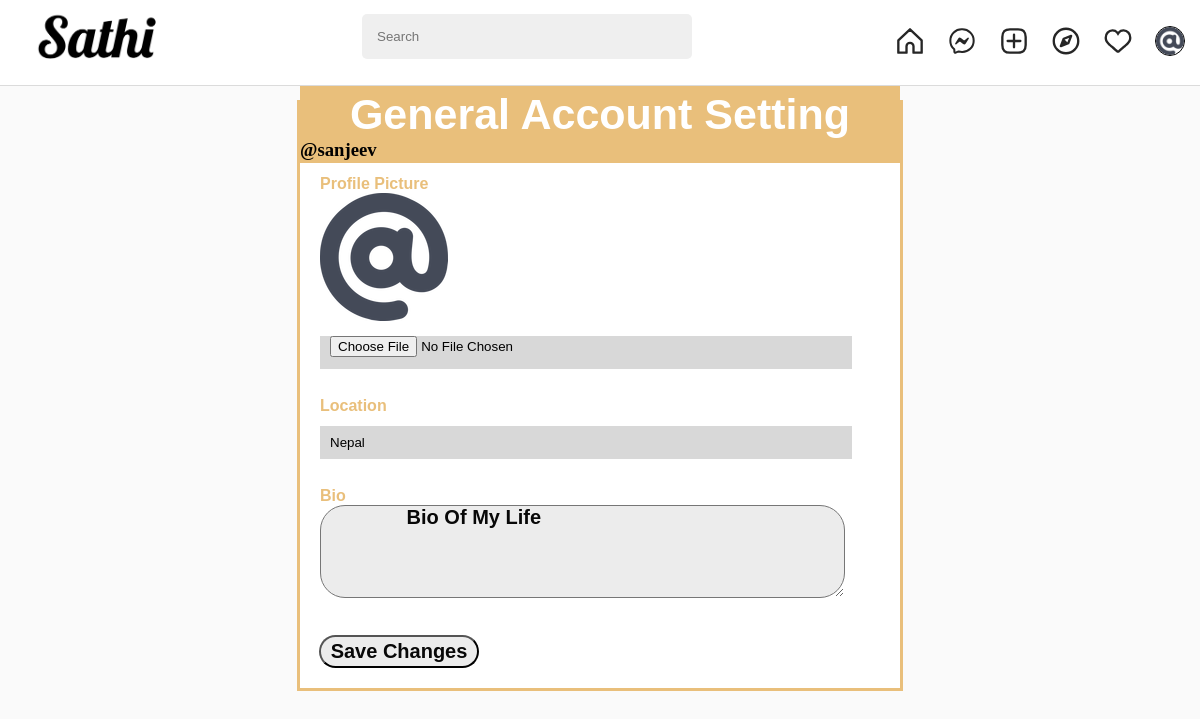
The app's page /settings (signed in) with its own data.
### userprofile/models.py (models this page shows, shortened)
class Profile(models.Model):
    user = models.ForeignKey(User, on_delete=models.CASCADE)
    id_user = models.IntegerField()
    bio = models.TextField(blank=True)
    profile_pics = models.ImageField(upload_to="profile_images",
                                     default="blank-profile-photo.jpeg")
    location = models.CharField(max_length=100, blank=True)

### userprofile/views.py (the view, shortened to what this page needs)
# urls.py: path('settings', views.settings, name="account_setting"),
@login_required(login_url="login")
def settings(request):
    template_file = os.path.join("user", "general_setting.html")
    try:
        user_profile = Profile.objects.get(user=request.user)
    except Profile.DoesNotExist:
        redirect('/')
    context = {"user_profile": user_profile}
    return render(request, template_file, context)

### templates/user/general_setting.html (shortened to what this page needs)
{% extends 'posts/base.html' %}
{% block link %} {% load static %}
<link rel="stylesheet" href="{% static 'styles/userprofile//settings.css' %}" />
{% endblock link %}
{% block user_container %}
<div class="profile__section">
  <div class="head">
    <div class="container">
      <div class="title">
        <h1>General Account Setting</h1>
        <h3>@{{user.username}}</h3>
      </div>
    </div>
  </div>
  <div class="content">
    <div class="container">
      <form method="post" action="/settings" enctype="multipart/form-data">
        <div class="first">
          <label for="first">Profile Picture</label>
          <img src="{{user_profile.profile_pics.url}}" alt="profile picture" class="profile-image"/>
          <input type="file"
           name="profile_pic"
           id="first"
           accept="image/*"
            />
        </div>
        <div class="pass">
          <label for="pass">Location</label>
          <input
            type="text"
            value="{{user_profile.location}}"
            placeholder="Your Location"
            name="location"
          />
        </div>
        <div class="cpass">
          <label for="Cpass">Bio</label>
          <textarea name="bio" id="Cpass"
          placeholder="Write about yourself"
          style="width: 85%;height: 91px;padding-left: 30px;text-align: inherit;">
          {{user_profile.bio}}
        </textarea>
        </div>
        <div class="submit">
          <input type="submit" value="Save changes" />
        </div>
      </form>
    </div>
  </div>
</div>
{% endblock user_container %}

### templates/posts/base.html (shortened to what this page needs)
<!DOCTYPE html>
<html lang="en">
<head>
    {% load static %}
    <link rel="stylesheet" href="{% static 'styles/userprofile/user_view.css' %}">
    {% block link %}{% endblock link %}
</head>
<body>
    <div class="profile">
        <div class="profile__header">
          <div class="header-container">
            <div class="profile__logo">
              <a href="/"><img src="{% static 'images/brand-icon.png' %}" alt="Sathi logo"></a>
            </div>
            <div class="profile__searchBar">
              <form id="searchForm" action="/search" method="GET">
                <input type="text" class="form-control" placeholder="Search" name="q">
              </form>
            </div>
            <div class="profile__settings">
              <a href="/home"><button>
              </button></a>
              <button>
              </button>
              <a href="/upload"><button>
              </button></a>
              <a href="/explore"><button>
              </button></a>
              <a href="/notifications"><button>
              </button></a>
              <a href="/profile"><button>
                <img src="{{user_profile.profile_pics.url}}" alt="User image">
              </button></a>
            </div>
          </div>
        </div>
        {% block user_container %}
      {% endblock user_container %}
      </div>
</body>
</html>

### static/styles/userprofile/user_view.css (style rules this page uses)
* { margin: 0; padding: 0; }
body { background-color: #fafafa; }
.profile { margin-top: 100px; margin-bottom: 25px; }
.profile__header { background-color: white; border-bottom: 1px solid #dbdbdb; padding: 10px 20px; position: fixed; width: 98%; top: 0; }
.header-container { display: flex; justify-content: space-between; align-items: center; }
.profile__logo { object-fit: contain; }
.profile__logo img { width: 150px; }
.profile__searchBar input[type=text] { width: 300px; background-color: #efefef; border-radius: 5px; border: none; padding: 15px; }
.profile__settings { display: flex; }
.profile__settings button { width: 52px; height: 52px; background-color: transparent; border: none; }
.profile__settings button svg { width: 28px; height: 28px; }
.profile__settings img { width: 28px; object-fit: contain; border: 1px solid black; border-radius: 100%; }

### static/styles/userprofile/settings.css (style rules this page uses)
.container { width:600px; margin:34px auto -34px; border: 3px solid #E9BF7B ; }
.head .title h1 { text-align: center; font-weight: bold; font-size: 43px; text-transform: capitalize; font-family: Arial, Helvetica, sans-serif; padding:16px 0 0 0; color:white; }
.head .title { background-color: #E9BF7B; height:83px; margin: -29px 0 0 0; }
.first,.last,.email,.pass,.cpass { margin:12px 0 13px 20px; padding:12px 0 0 0; }
.first label, .last label, .email label, .pass label, .cpass label { text-transform: capitalize; font-weight:bold; font-family: Arial, Helvetica, sans-serif; color:#E9BF7B; }
.first input, .last input, .email input, .pass input, .cpass input { width:90%; height:33px; margin: 11px 0 3px 0; text-transform: capitalize; padding: 0 0 0 10px; background-color: #D8D8D8; border: none; }
.submit { margin:0 0 0 19px; }
.submit input[type="submit"], textarea { background-color:#ececec; color:rgb(8, 8, 8); font-weight: bold; margin:0 0 20px 0; font-family: Arial, Helvetica, sans-serif; border-radius: 25px; font-size: 20px; text-transform: capitalize; width:160px; height:33px; }
form { margin:-12px 0 0 0px; background-color: white; }

### records on screen
Profile: profile_pics (picture), location "nepal", bio "bio of my life"

### other values on screen
{{ user.username }} "sanjeev"
